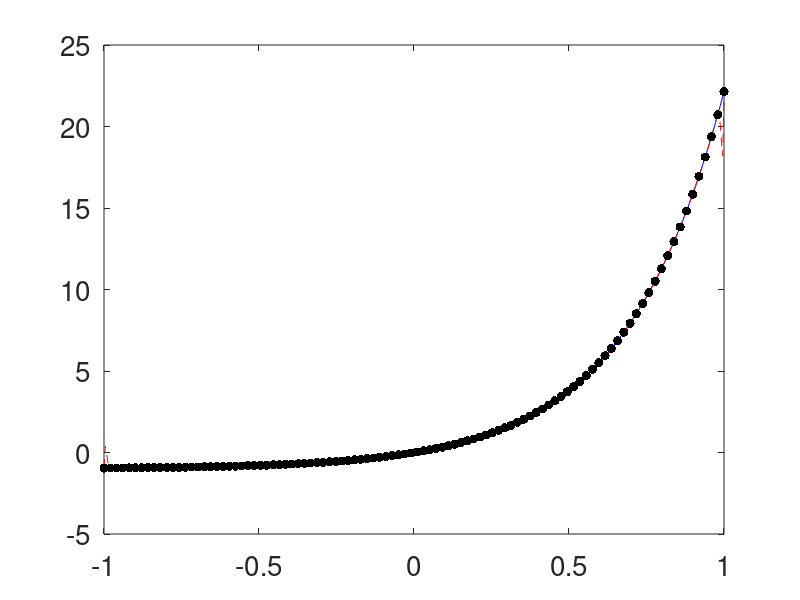

This chart was generated by the following MATLAB code:
%Cones and Kernel Approximation for Guarantees
%% Preliminaries
clear all
close all
format compact
set(0,'defaultaxesfontsize',20,'defaulttextfontsize',20)
theta=pi;
testfun=@(x) exp(theta*x)-1;
%testfun=@(x) (x.^2/2-1/8).*(x>1/2);
tau=2;
epsilon = 1e-2;

%% Kernel
a=.5;
b=.9;
kernel=@(x,t) 1-a+a*(1-b)*((bsxfun(@times,x,t')-bsxfun(@times,sqrt(1-x.^2),sqrt(1-t'.^2))-b)./(1+b^2-2*b*bsxfun(@times,x,t')-bsxfun(@times,sqrt(1-x.^2),sqrt(1-t'.^2))) ...
    +(bsxfun(@times,x,t')+bsxfun(@times,sqrt(1-x.^2),sqrt(1-t'.^2))-b)./(1+b^2-2*b*bsxfun(@times,x,t')+bsxfun(@times,sqrt(1-x.^2),sqrt(1-t'.^2))));

%% Data and spline approximation
n=100
xnode=linspace(-1,1,n)';
Kmat=kernel(xnode,xnode);
condK=cond(Kmat)
y=testfun(xnode);
c=Kmat\y;
splinef=@(x) kernel(x,xnode)*c;

%% Plot of test function and spline
nplot=500;
xplot=linspace(-1,1,nplot)';
plot(xplot,testfun(xplot),'b-',...
    xplot,splinef(xplot),'r--',...
    xnode,y,'k.','markersize',20,...
    'linewidth',3)
ntest=1000;
xtest=linspace(-1,1,ntest)';

%% Root mean square error
error2=sqrt(mean((testfun(xtest)-splinef(xtest)).^2))
error_sup=max(abs(testfun(xtest)-splinef(xtest)))
%normHsplinef=sqrt(c'*y)
xtTimes = bsxfun(@times,xnode,xnode');
xtsTimes = bsxfun(@times,sqrt(1-xnode.^2),sqrt(1-xnode'.^2));
xtMxts = xtTimes-xtsTimes;
xtPxts = xtTimes+xtsTimes;
Ktildemat = (1-a)^2+a^2*(1-b)^2*((xtMxts-b^2)./(1+b^4-2*b^2*xtMxts)+(xtPxts-b^2)/(1+b^4-2*b^2*xtPxts));
condKtilde=cond(Ktildemat)
traceKK=trace(Ktildemat/Kmat)
Herrbd=sqrt(1-traceKK)
%guesserrest=Herrbd*normHsplinef

%% Algorithm 1 Stage 1
normTsplinef=sqrt(c'*Ktildemat*c);
ErrBound = tau*Herrbd*normTsplinef/(1-tau*Herrbd)
